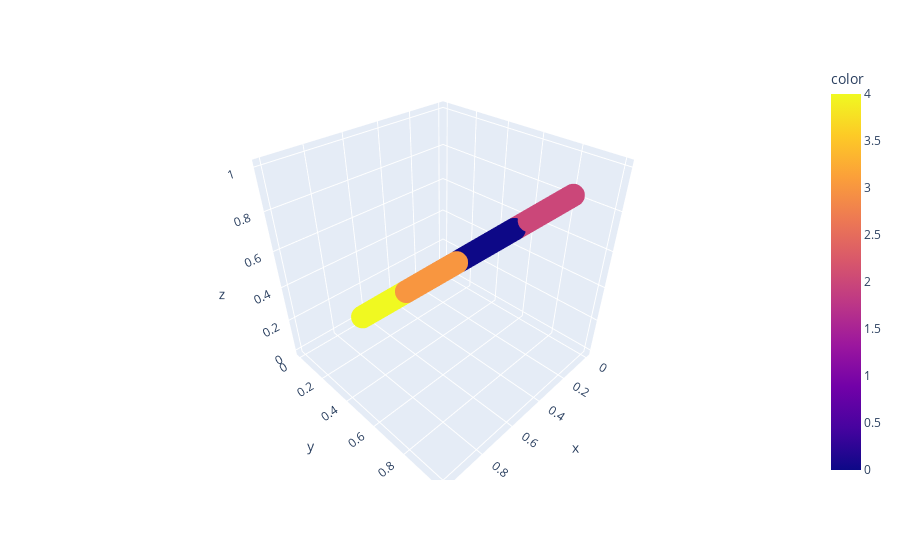

Notebook code cell kept with this figure:
### Code cell
# Represento el conjunto de datos en un eje tridimensional
fig = px.scatter_3d(X, X[:, 0], X[:, 1], X[:, 1], color = dataset_df['color'])
fig.show()

### Figure 1 — Plotly figure (JSON) as saved in the notebook; plotly's stock layout.template omitted (floating-point values rounded to 4 significant figures; data arrays with more than 128 entries replaced by an {"elided": "..."} marker saying what was removed)
{"data": [{"hovertemplate": "x=%{x}<br>y=%{y}<br>z=%{z}<br>color=%{marker.color}<extra></extra>", "legendgroup": "", "marker": {"color": {"elided": "6195 int values"}, "coloraxis": "coloraxis", "symbol": "circle"}, "mode": "markers", "name": "", "scene": "scene", "showlegend": false, "type": "scatter3d", "x": {"elided": "6195 float values"}, "y": {"elided": "6195 float values"}, "z": {"elided": "6195 float values"}}], "layout": {"autosize": true, "coloraxis": {"colorbar": {"title": {"text": "color"}}, "colorscale": [[0, "#0d0887"], [0.1111, "#46039f"], [0.2222, "#7201a8"], [0.3333, "#9c179e"], [0.4444, "#bd3786"], [0.5556, "#d8576b"], [0.6667, "#ed7953"], [0.7778, "#fb9f3a"], [0.8889, "#fdca26"], [1, "#f0f921"]]}, "legend": {"tracegroupgap": 0}, "margin": {"t": 60}, "scene": {"aspectmode": "auto", "aspectratio": {"x": 1, "y": 1, "z": 1}, "domain": {"x": [0, 1], "y": [0, 1]}, "xaxis": {"title": {"text": "x"}, "type": "linear"}, "yaxis": {"title": {"text": "y"}, "type": "linear"}, "zaxis": {"title": {"text": "z"}, "type": "linear"}}}}
